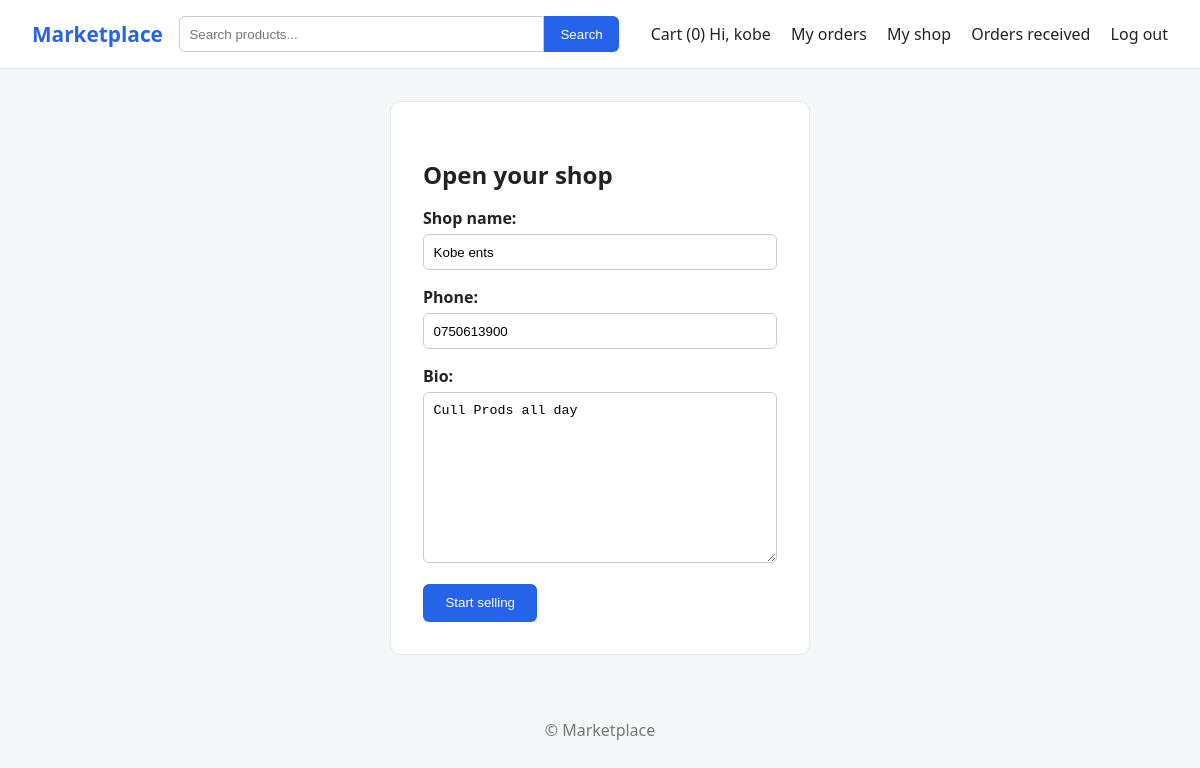
The page /accounts/become-seller/ (signed in) on the database its author committed.
### accounts/models.py (models this page shows, shortened)
class Profile(models.Model):
    user = models.OneToOneField(User, on_delete=models.CASCADE)
    is_seller = models.BooleanField(default=False)
    shop_name = models.CharField(max_length=100, blank=True)
    phone = models.CharField(max_length=20, blank=True)
    bio = models.TextField(blank=True)

### accounts/views.py (the view)
# urls.py: path('become-seller/', views.become_seller, name='become_seller'),
@login_required
def become_seller(request):
    profile, _ = Profile.objects.get_or_create(user=request.user)
    form = SellerForm(request.POST or None, instance=profile)
    if request.method == 'POST' and form.is_valid():
        profile = form.save(commit=False)
        profile.is_seller = True
        profile.save()
        messages.success(request, "You're now a seller!")
        return redirect('home')
    return render(request, 'accounts/become_seller.html', {'form': form})

### accounts/forms.py (shortened to what this page needs)
class SellerForm(forms.ModelForm):
    class Meta:
        model = Profile
        fields = ('shop_name', 'phone', 'bio')

### store/cart.py (called while the page is built)
    def __len__(self):
        return sum(self.cart.values())

### store/context_processors.py (called while the page is built)
def cart_count(request):
    return {'cart_count': len(Cart(request))}

### templates/accounts/become_seller.html (shortened to what this page needs)
{% extends 'base.html' %}
{% block content %}
  <div class="form-box">
    <h2>Open your shop</h2>
    <form method="post">
      {{ form.as_p }}
      <button type="submit" class="btn">Start selling</button>
    </form>
  </div>
{% endblock %}

### templates/base.html (shortened to what this page needs)
{% load static %}
<!DOCTYPE html>
<html lang="en">
<head>
  <link rel="stylesheet" href="{% static 'css/style.css' %}">
</head>
<body>
  <header class="navbar">
    <a href="{% url 'home' %}" class="logo">Marketplace</a>
    <form action="{% url 'product_list' %}" method="get" class="search">
      <input type="text" name="q" placeholder="Search products..." value="{{ q|default:'' }}">
      <button type="submit">Search</button>
    </form>
    <nav>
      <a href="{% url 'cart' %}">Cart (<span id="cart-count">{{ cart_count }}</span>)</a>
      {% if user.is_authenticated %}
        <span>Hi, {{ user.username }}</span>
        <a href="{% url 'my_orders' %}">My orders</a>
        {% if user.profile.is_seller %}
  <a href="{% url 'seller_dashboard' %}">My shop</a>
  <a href="{% url 'seller_orders' %}">Orders received</a>
        {% else %}
          <a href="{% url 'become_seller' %}">Become a seller</a>
        {% endif %}
        <form action="{% url 'logout' %}" method="post" class="inline-form">
          <button type="submit" class="link-btn">Log out</button>
        </form>
      {% else %}
        <a href="{% url 'login' %}">Log in</a>
        <a href="{% url 'signup' %}">Sign up</a>
      {% endif %}
    </nav>
  </header>
  <main class="container">
    {% block content %}{% endblock %}
  </main>
  <footer class="footer">&copy; Marketplace</footer>
</body>
</html>

### static/css/style.css (style rules this page uses)
* { box-sizing: border-box; margin: 0; padding: 0; }
body { font-family: system-ui, sans-serif; background: #f6f7f9; color: #222; }
a { color: inherit; text-decoration: none; }
.navbar { display: flex; gap: 1rem; align-items: center; padding: 1rem 2rem; background: #fff; border-bottom: 1px solid #e3e5e8; flex-wrap: wrap; }
.logo { font-weight: 700; font-size: 1.3rem; color: #2563eb; }
.search { flex: 1; display: flex; min-width: 200px; }
.search input { flex: 1; padding: .6rem; border: 1px solid #ccc; border-radius: 6px 0 0 6px; }
.search button { padding: .6rem 1rem; border: 0; background: #2563eb; color: #fff; border-radius: 0 6px 6px 0; cursor: pointer; }
nav a { margin-left: 1rem; }
.container { max-width: 1100px; margin: 2rem auto; padding: 0 1rem; }
h2 { margin: 1.5rem 0 1rem; }
.btn { padding: .7rem 1.4rem; border: 0; background: #2563eb; color: #fff; border-radius: 6px; cursor: pointer; }
.footer { text-align: center; padding: 2rem; color: #777; }
.form-box { max-width: 420px; margin: 2rem auto; background: #fff; padding: 2rem; border-radius: 10px; border: 1px solid #e3e5e8; }
.form-box p { margin-bottom: 1rem; }
.form-box label { display: block; font-weight: 600; margin-bottom: .3rem; }
.form-box input, .form-box textarea { width: 100%; padding: .6rem; border: 1px solid #ccc; border-radius: 6px; }
.inline-form { display: inline; }
.link-btn { background: none; border: 0; color: inherit; cursor: pointer; font: inherit; margin-left: 1rem; }

### rows shown on the page
Profile: shop_name "Kobe ents", phone "0750613900", bio "Cull Prods all day"

### other values the page prints
{{ cart_count }} "0"
{{ user.username }} "kobe"
